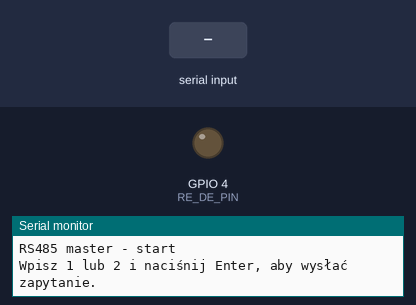
A sketch run on a simulated ESP32. On the bench: output pins drawn as LEDs (lit = HIGH), the last lines printed to the serial monitor. Inputs (shaded band) come from the test bench.

Above: at 1.2 s.
1.3 s: "1\n" received over Serial
At 2.3 s:
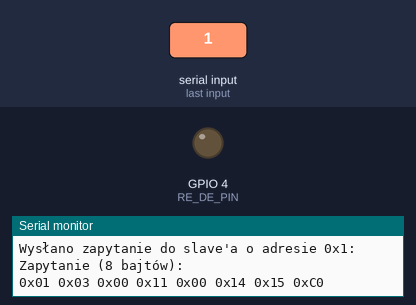
4.4 s: "2\n" received over Serial
At 5.8 s:
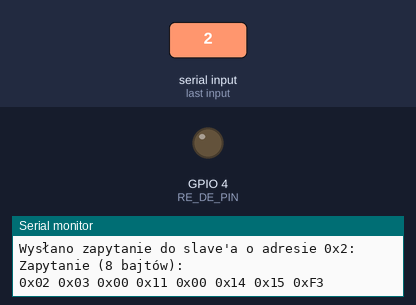
Timing chart, 0 to 7.4 s (numbered marks = the images above; inputs shaded):
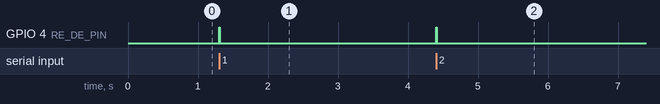

The sketch:

master.ino
```cpp
#include <Arduino.h>

#define RE_DE_PIN 4
#define FRAME_TIMEOUT 100

HardwareSerial rs485Serial(2);

uint8_t response[64];
uint8_t idx = 0;
unsigned long lastRxTime = 0;

uint8_t currentAddress = 0x01;

uint16_t modbus_crc(uint8_t *buf, uint8_t len) {
  uint16_t crc = 0xFFFF;
  for (uint8_t pos = 0; pos < len; pos++) {
    crc ^= (uint16_t)buf[pos];
    for (uint8_t i = 0; i < 8; i++) {
      if ((crc & 0x0001) != 0) {
        crc >>= 1;
        crc ^= 0xA001;
      } else {
        crc >>= 1;
      }
    }
  }
  return crc;
}

void printFrame(const char* label, uint8_t* data, uint8_t len) {
  Serial.print(label);
  Serial.print(" (");
  Serial.print(len);
  Serial.println(" bajtów):");
  for (uint8_t i = 0; i < len; i++) {
    Serial.print("0x");
    if (data[i] < 0x10) Serial.print("0");
    Serial.print(data[i], HEX);
    Serial.print(" ");
  }
  Serial.println();
}

void sendRequest(uint8_t slaveAddr) {
  currentAddress = slaveAddr;

  uint8_t frame[8] = {
    currentAddress,
    0x03,        // Funkcja: Read Holding Registers
    0x00, 0x11,  // Start address: 0x0011
    0x00, 0x14,  // Ilość: 20 rejestrów
    0x00, 0x00   // CRC - placeholder
  };

  uint16_t crc = modbus_crc(frame, 6);
  frame[6] = crc & 0xFF;
  frame[7] = (crc >> 8) & 0xFF;

  digitalWrite(RE_DE_PIN, HIGH);
  delay(5);
  rs485Serial.write(frame, 8);
  rs485Serial.flush();
  delay(5);
  digitalWrite(RE_DE_PIN, LOW);

  Serial.print("\nWysłano zapytanie do slave'a o adresie 0x");
  Serial.print(currentAddress, HEX);
  Serial.println(":");
  printFrame("Zapytanie", frame, 8);

  idx = 0;
  lastRxTime = millis();
}

void setup() {
  pinMode(RE_DE_PIN, OUTPUT);
  digitalWrite(RE_DE_PIN, LOW);

  rs485Serial.begin(9600, SERIAL_8N1, 16, 17);  // GPIO 16 = RX, 17 = TX
  Serial.begin(115200);
  while (!Serial);

  Serial.println("RS485 master - start");
  Serial.println("Wpisz 1 lub 2 i naciśnij Enter, aby wysłać zapytanie.");
}

void loop() {
  // Czytanie z RS485
  while (rs485Serial.available()) {
    if (idx < sizeof(response)) {
      response[idx++] = rs485Serial.read();
      lastRxTime = millis();
    }
  }

  // Przetwarzanie odpowiedzi
  if (idx > 0 && (millis() - lastRxTime) > FRAME_TIMEOUT) {
    printFrame("Odpowiedź", response, idx);

    if (idx >= 5) {
      uint16_t crc = modbus_crc(response, idx - 2);
      uint16_t recvCrc = response[idx - 2] | (response[idx - 1] << 8);

      if (crc == recvCrc && response[0] == currentAddress && response[1] == 0x03) {
        Serial.println("✅ Poprawna odpowiedź:");
        uint8_t byteCount = response[2];
        for (uint8_t i = 0; i < byteCount; i += 2) {
          uint16_t value = (response[3 + i] << 8) | response[4 + i];
          Serial.print("  Rejestr ");
          Serial.print(i / 2);
          Serial.print(": ");
          Serial.println(value);
        }
      } else {
        Serial.println("❌ Błędne CRC lub niepoprawna odpowiedź.");
      }
    } else {
      Serial.println("⚠️ Zbyt krótka odpowiedź.");
    }

    idx = 0;
  }

  // Odczyt danych z klawiatury (monitora szeregowego)
  if (Serial.available()) {
    String input = Serial.readStringUntil('\n');
    input.trim();

    if (input == "1" || input == "2") {
      uint8_t addr = input.toInt();
      sendRequest(addr);
    } else {
      Serial.println("❌ Wpisz tylko '1' lub '2' i naciśnij Enter.");
    }
  }
}
```

Measured:
- after the input at 1.3 s, GPIO 4 (RE_DE_PIN): LOW → HIGH at once, → LOW 0.01 s later
- after the input at 4.4 s, GPIO 4 (RE_DE_PIN): LOW → HIGH at once, → LOW 0.01 s later
